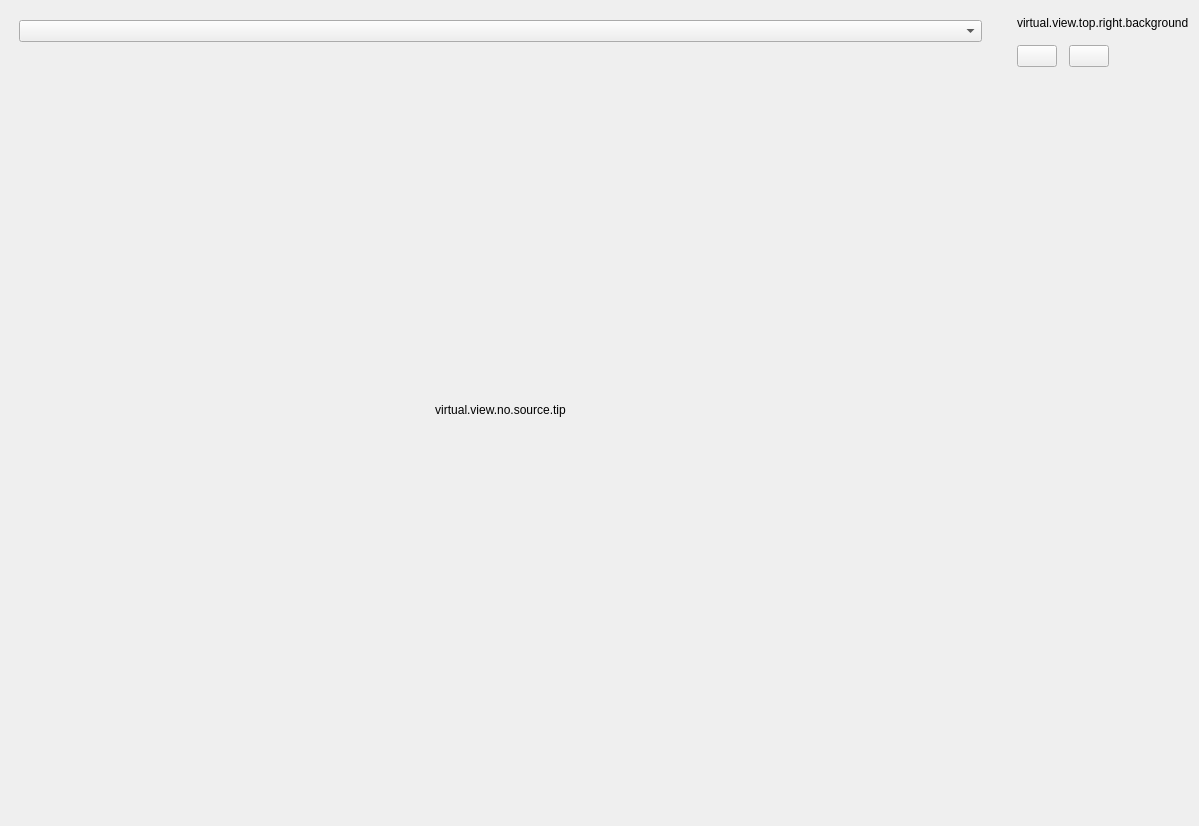
<?xml version="1.0" encoding="UTF-8"?>
<ui version="4.0">
 <class>PLSVirtualBackgroundDialog</class>
 <widget class="QWidget" name="PLSVirtualBackgroundDialog">
  <property name="geometry">
   <rect>
    <x>0</x>
    <y>0</y>
    <width>1199</width>
    <height>826</height>
   </rect>
  </property>
  <property name="windowTitle">
   <string>Form</string>
  </property>
  <layout class="QHBoxLayout" name="horizontalLayout" stretch="1,0,0">
   <property name="spacing">
    <number>0</number>
   </property>
   <property name="leftMargin">
    <number>0</number>
   </property>
   <property name="topMargin">
    <number>0</number>
   </property>
   <property name="rightMargin">
    <number>0</number>
   </property>
   <property name="bottomMargin">
    <number>0</number>
   </property>
   <item>
    <layout class="QVBoxLayout" name="verticalLayout_2" stretch="0,1">
     <property name="spacing">
      <number>20</number>
     </property>
     <property name="topMargin">
      <number>20</number>
     </property>
     <property name="rightMargin">
      <number>0</number>
     </property>
     <property name="bottomMargin">
      <number>0</number>
     </property>
     <item>
      <layout class="QHBoxLayout" name="horizontalLayout_7">
       <property name="leftMargin">
        <number>19</number>
       </property>
       <property name="topMargin">
        <number>0</number>
       </property>
       <property name="rightMargin">
        <number>20</number>
       </property>
       <item>
        <widget class="PLSComboBox" name="videosComboBox"/>
       </item>
      </layout>
     </item>
     <item>
      <widget class="QStackedWidget" name="bgStackedWidget">
       <widget class="QWidget" name="noSourcePage">
        <layout class="QVBoxLayout" name="verticalLayout_4">
         <property name="topMargin">
          <number>0</number>
         </property>
         <property name="bottomMargin">
          <number>67</number>
         </property>
         <item alignment="Qt::AlignHCenter|Qt::AlignVCenter">
          <widget class="QLabel" name="noSourceLabel">
           <property name="text">
            <string>virtual.view.no.source.tip</string>
           </property>
           <property name="alignment">
            <set>Qt::AlignCenter</set>
           </property>
           <property name="wordWrap">
            <bool>true</bool>
           </property>
          </widget>
         </item>
        </layout>
       </widget>
       <widget class="QWidget" name="showDisplayPage">
        <layout class="QVBoxLayout" name="verticalLayout_5" stretch="1,0">
         <property name="spacing">
          <number>0</number>
         </property>
         <property name="leftMargin">
          <number>0</number>
         </property>
         <property name="topMargin">
          <number>0</number>
         </property>
         <property name="rightMargin">
          <number>0</number>
         </property>
         <property name="bottomMargin">
          <number>0</number>
         </property>
         <item>
          <widget class="QWidget" name="preBgWidget" native="true">
           <layout class="QHBoxLayout" name="horizontalLayout_2">
            <property name="spacing">
             <number>0</number>
            </property>
            <property name="leftMargin">
             <number>18</number>
            </property>
            <property name="topMargin">
             <number>0</number>
            </property>
            <property name="rightMargin">
             <number>20</number>
            </property>
            <property name="bottomMargin">
             <number>0</number>
            </property>
            <item>
             <widget class="QLabel" name="placeholderLabel">
              <property name="text">
               <string/>
              </property>
             </widget>
            </item>
            <item>
             <widget class="PLSVirtualBackgroundDisplay" name="preview" native="true"/>
            </item>
           </layout>
          </widget>
         </item>
         <item>
          <widget class="QStackedWidget" name="actionStackedWidget">
           <property name="currentIndex">
            <number>1</number>
           </property>
           <widget class="QWidget" name="editPage">
            <layout class="QVBoxLayout" name="verticalLayout_7">
             <property name="leftMargin">
              <number>0</number>
             </property>
             <property name="topMargin">
              <number>20</number>
             </property>
             <property name="rightMargin">
              <number>0</number>
             </property>
             <property name="bottomMargin">
              <number>0</number>
             </property>
             <item alignment="Qt::AlignHCenter">
              <widget class="QLabel" name="moveGuideLabel">
               <property name="text">
                <string>virtual.view.guide.tip</string>
               </property>
              </widget>
             </item>
             <item>
              <layout class="QHBoxLayout" name="horizontalLayout_6">
               <property name="leftMargin">
                <number>19</number>
               </property>
               <property name="topMargin">
                <number>19</number>
               </property>
               <property name="rightMargin">
                <number>20</number>
               </property>
               <property name="bottomMargin">
                <number>29</number>
               </property>
               <item>
                <widget class="QPushButton" name="minButton">
                 <property name="text">
                  <string/>
                 </property>
                </widget>
               </item>
               <item>
                <widget class="SliderIgnoreScroll" name="zoomSlider">
                 <property name="orientation">
                  <enum>Qt::Horizontal</enum>
                 </property>
                </widget>
               </item>
               <item>
                <widget class="QPushButton" name="maxButton">
                 <property name="text">
                  <string/>
                 </property>
                </widget>
               </item>
               <item>
                <widget class="QPushButton" name="flipHButton">
                 <property name="text">
                  <string/>
                 </property>
                </widget>
               </item>
               <item>
                <widget class="QPushButton" name="flipVButton">
                 <property name="text">
                  <string/>
                 </property>
                </widget>
               </item>
              </layout>
             </item>
             <item>
              <widget class="QLabel" name="zoomBottomLineLabel">
               <property name="text">
                <string/>
               </property>
              </widget>
             </item>
             <item>
              <layout class="QHBoxLayout" name="horizontalLayout_5">
               <property name="spacing">
                <number>10</number>
               </property>
               <property name="leftMargin">
                <number>19</number>
               </property>
               <property name="topMargin">
                <number>13</number>
               </property>
               <property name="rightMargin">
                <number>20</number>
               </property>
               <property name="bottomMargin">
                <number>20</number>
               </property>
               <item>
                <widget class="QPushButton" name="resetButton">
                 <property name="text">
                  <string>Reset</string>
                 </property>
                 <property name="isBorderBtn" stdset="0">
                  <bool>true</bool>
                 </property>
                </widget>
               </item>
               <item>
                <spacer name="horizontalSpacer_2">
                 <property name="orientation">
                  <enum>Qt::Horizontal</enum>
                 </property>
                 <property name="sizeHint" stdset="0">
                  <size>
                   <width>1</width>
                   <height>20</height>
                  </size>
                 </property>
                </spacer>
               </item>
               <item>
                <widget class="QPushButton" name="saveButton">
                 <property name="text">
                  <string>Apply</string>
                 </property>
                 <property name="isBorderBtn" stdset="0">
                  <bool>true</bool>
                 </property>
                </widget>
               </item>
               <item>
                <widget class="QPushButton" name="closeEditButton">
                 <property name="text">
                  <string>Cancel</string>
                 </property>
                 <property name="isBorderBtn" stdset="0">
                  <bool>true</bool>
                 </property>
                </widget>
               </item>
              </layout>
             </item>
            </layout>
           </widget>
           <widget class="QWidget" name="blurPage">
            <layout class="QVBoxLayout" name="verticalLayout_6">
             <property name="spacing">
              <number>0</number>
             </property>
             <property name="leftMargin">
              <number>0</number>
             </property>
             <property name="topMargin">
              <number>20</number>
             </property>
             <property name="rightMargin">
              <number>0</number>
             </property>
             <property name="bottomMargin">
              <number>0</number>
             </property>
             <item>
              <layout class="QHBoxLayout" name="horizontalLayout_4">
               <property name="spacing">
                <number>0</number>
               </property>
               <property name="leftMargin">
                <number>19</number>
               </property>
               <property name="rightMargin">
                <number>20</number>
               </property>
               <property name="bottomMargin">
                <number>61</number>
               </property>
               <item>
                <widget class="QPushButton" name="blurControlButton">
                 <property name="text">
                  <string/>
                 </property>
                </widget>
               </item>
               <item>
                <widget class="SliderIgnoreScroll" name="blurSlider">
                 <property name="orientation">
                  <enum>Qt::Horizontal</enum>
                 </property>
                </widget>
               </item>
               <item>
                <widget class="QSpinBox" name="blurSpinBox"/>
               </item>
              </layout>
             </item>
             <item>
              <widget class="QLabel" name="blurBottomLineLabel">
               <property name="text">
                <string/>
               </property>
              </widget>
             </item>
             <item>
              <layout class="QHBoxLayout" name="horizontalLayout_3">
               <property name="spacing">
                <number>10</number>
               </property>
               <property name="leftMargin">
                <number>19</number>
               </property>
               <property name="topMargin">
                <number>18</number>
               </property>
               <property name="rightMargin">
                <number>20</number>
               </property>
               <property name="bottomMargin">
                <number>16</number>
               </property>
               <item>
                <widget class="QPushButton" name="imageEditButton">
                 <property name="text">
                  <string>virtual.view.image.edit</string>
                 </property>
                 <property name="isBorderBtn" stdset="0">
                  <bool>true</bool>
                 </property>
                </widget>
               </item>
               <item>
                <spacer name="horizontalSpacer">
                 <property name="orientation">
                  <enum>Qt::Horizontal</enum>
                 </property>
                 <property name="sizeHint" stdset="0">
                  <size>
                   <width>1</width>
                   <height>20</height>
                  </size>
                 </property>
                </spacer>
               </item>
               <item>
                <widget class="QCheckBox" name="motionCheckBox">
                 <property name="text">
                  <string>virtual.view.image.close.motion</string>
                 </property>
                </widget>
               </item>
              </layout>
             </item>
            </layout>
           </widget>
          </widget>
         </item>
        </layout>
       </widget>
      </widget>
     </item>
    </layout>
   </item>
   <item>
    <widget class="QWidget" name="centerVLine" native="true"/>
   </item>
   <item>
    <widget class="QWidget" name="rightBigWidget" native="true">
     <layout class="QVBoxLayout" name="verticalLayout" stretch="0,0,1">
      <property name="spacing">
       <number>15</number>
      </property>
      <property name="leftMargin">
       <number>0</number>
      </property>
      <property name="topMargin">
       <number>0</number>
      </property>
      <property name="rightMargin">
       <number>0</number>
      </property>
      <property name="bottomMargin">
       <number>0</number>
      </property>
      <item>
       <widget class="QWidget" name="topRightWidget" native="true">
        <layout class="QVBoxLayout" name="verticalLayout_3">
         <property name="spacing">
          <number>0</number>
         </property>
         <property name="leftMargin">
          <number>15</number>
         </property>
         <property name="topMargin">
          <number>16</number>
         </property>
         <property name="rightMargin">
          <number>10</number>
         </property>
         <item>
          <widget class="QLabel" name="bgTitleLabel">
           <property name="text">
            <string>virtual.view.top.right.background</string>
           </property>
          </widget>
         </item>
         <item>
          <layout class="QHBoxLayout" name="horizontalLayout_8">
           <property name="spacing">
            <number>12</number>
           </property>
           <property name="leftMargin">
            <number>0</number>
           </property>
           <property name="topMargin">
            <number>15</number>
           </property>
           <property name="bottomMargin">
            <number>20</number>
           </property>
           <item>
            <widget class="PLSBorderButton" name="originalBgButton">
             <property name="text">
              <string/>
             </property>
            </widget>
           </item>
           <item>
            <widget class="PLSBorderButton" name="clearBgButton">
             <property name="text">
              <string/>
             </property>
            </widget>
           </item>
           <item>
            <spacer name="horizontalSpacer_3">
             <property name="orientation">
              <enum>Qt::Horizontal</enum>
             </property>
             <property name="sizeHint" stdset="0">
              <size>
               <width>0</width>
               <height>20</height>
              </size>
             </property>
            </spacer>
           </item>
          </layout>
         </item>
         <item>
          <spacer name="verticalSpacer">
           <property name="orientation">
            <enum>Qt::Vertical</enum>
           </property>
           <property name="sizeHint" stdset="0">
            <size>
             <width>20</width>
             <height>0</height>
            </size>
           </property>
          </spacer>
         </item>
        </layout>
       </widget>
      </item>
      <item>
       <widget class="QWidget" name="rightHLine" native="true"/>
      </item>
      <item>
       <widget class="PLSMotionImageListView" name="motionListView">
        <property name="frameShape">
         <enum>QFrame::NoFrame</enum>
        </property>
        <property name="frameShadow">
         <enum>QFrame::Raised</enum>
        </property>
       </widget>
      </item>
     </layout>
    </widget>
   </item>
  </layout>
 </widget>
 <customwidgets>
  <customwidget>
   <class>PLSComboBox</class>
   <extends>QComboBox</extends>
   <header>combobox.hpp</header>
  </customwidget>
  <customwidget>
   <class>PLSMotionImageListView</class>
   <extends>QFrame</extends>
   <header>PLSMotionImageListView.h</header>
   <container>1</container>
  </customwidget>
  <customwidget>
   <class>PLSVirtualBackgroundDisplay</class>
   <extends>QWidget</extends>
   <header location="global">PLSVirtualBackgroundDisplay.h</header>
   <container>1</container>
  </customwidget>
  <customwidget>
   <class>PLSBorderButton</class>
   <extends>QPushButton</extends>
   <header>PLSImageTextButton.h</header>
  </customwidget>
  <customwidget>
   <class>SliderIgnoreScroll</class>
   <extends>QSlider</extends>
   <header location="global">slider-ignorewheel.hpp</header>
  </customwidget>
 </customwidgets>
 <resources/>
 <connections/>
</ui>
